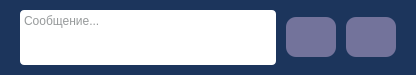
               <widget class="QWidget" name="input_frame" native="true">
                <property name="sizePolicy">
                 <sizepolicy hsizetype="Preferred" vsizetype="Fixed">
                  <horstretch>0</horstretch>
                  <verstretch>0</verstretch>
                 </sizepolicy>
                </property>
                <property name="minimumSize">
                 <size>
                  <width>0</width>
                  <height>75</height>
                 </size>
                </property>
                <property name="maximumSize">
                 <size>
                  <width>16777215</width>
                  <height>75</height>
                 </size>
                </property>
                <property name="styleSheet">
                 <string notr="true">background-color: rgb(28, 53, 92);</string>
                </property>
                <layout class="QHBoxLayout" name="horizontalLayout_5">
                 <property name="spacing">
                  <number>10</number>
                 </property>
                 <property name="leftMargin">
                  <number>20</number>
                 </property>
                 <property name="topMargin">
                  <number>10</number>
                 </property>
                 <property name="rightMargin">
                  <number>20</number>
                 </property>
                 <property name="bottomMargin">
                  <number>10</number>
                 </property>
                 <item>
                  <widget class="QWidget" name="horizontalWidget" native="true">
                   <property name="maximumSize">
                    <size>
                     <width>700</width>
                     <height>16777215</height>
                    </size>
                   </property>
                   <layout class="QHBoxLayout" name="horizontalLayout_12">
                    <property name="spacing">
                     <number>10</number>
                    </property>
                    <property name="leftMargin">
                     <number>0</number>
                    </property>
                    <property name="topMargin">
                     <number>0</number>
                    </property>
                    <property name="rightMargin">
                     <number>0</number>
                    </property>
                    <property name="bottomMargin">
                     <number>0</number>
                    </property>
                    <item>
                     <widget class="QPlainTextEdit" name="input_message_edit">
                      <property name="styleSheet">
                       <string notr="true">font: 10pt &quot;Open Sans&quot;;
color: rgb(46, 52, 54);
background: white;
border-radius: 4px;</string>
                      </property>
                      <property name="sizeAdjustPolicy">
                       <enum>QAbstractScrollArea::AdjustIgnored</enum>
                      </property>
                      <property name="placeholderText">
                       <string>Сообщение...</string>
                      </property>
                     </widget>
                    </item>
                    <item>
                     <widget class="QPushButton" name="send_button">
                      <property name="enabled">
                       <bool>true</bool>
                      </property>
                      <property name="minimumSize">
                       <size>
                        <width>50</width>
                        <height>35</height>
                       </size>
                      </property>
                      <property name="maximumSize">
                       <size>
                        <width>55</width>
                        <height>40</height>
                       </size>
                      </property>
                      <property name="styleSheet">
                       <string notr="true"> QPushButton:enabled
{
                image: url(:/Resources/send.png);
                background:  #73739b;
                border-radius: 10px;
                min-width: 40px;
                min-height:25px;
                padding: 5px;
                outline: 0px;
}

 QPushButton:disabled
{
                border-image: url(::/home/andrew/MClient/Resources/send_disabled.png);
                background:  #73739b;
                border-radius: 3px;
                min-width: 40px;
                min-height:25px;
                padding: 5px;
}

QPushButton:hover
{
                background: #7a7aa1;
}

QPushButton:pressed
 {
        background: #8f8fb3;
}</string>
                      </property>
                     </widget>
                    </item>
                    <item>
                     <widget class="QPushButton" name="add_image_button">
                      <property name="enabled">
                       <bool>true</bool>
                      </property>
                      <property name="minimumSize">
                       <size>
                        <width>50</width>
                        <height>35</height>
                       </size>
                      </property>
                      <property name="maximumSize">
                       <size>
                        <width>55</width>
                        <height>40</height>
                       </size>
                      </property>
                      <property name="styleSheet">
                       <string notr="true"> QPushButton:enabled
{
                image: url(:/Resources/msg.png);
                background:  #73739b;
                border-radius: 10px;
                min-width: 40px;
                min-height:25px;
                padding: 5px;
                outline: 0px;
}

 QPushButton:disabled
{
                border-image: url(::/home/andrew/MClient/Resources/send_disabled.png);
                background:  #73739b;
                border-radius: 3px;
                min-width: 40px;
                min-height:25px;
                padding: 5px;
}

QPushButton:hover
{
                background: #7a7aa1;
}

QPushButton:pressed
 {
        background: #8f8fb3;
}</string>
                      </property>
                     </widget>
                    </item>
                   </layout>
                  </widget>
                 </item>
                </layout>
               </widget>
